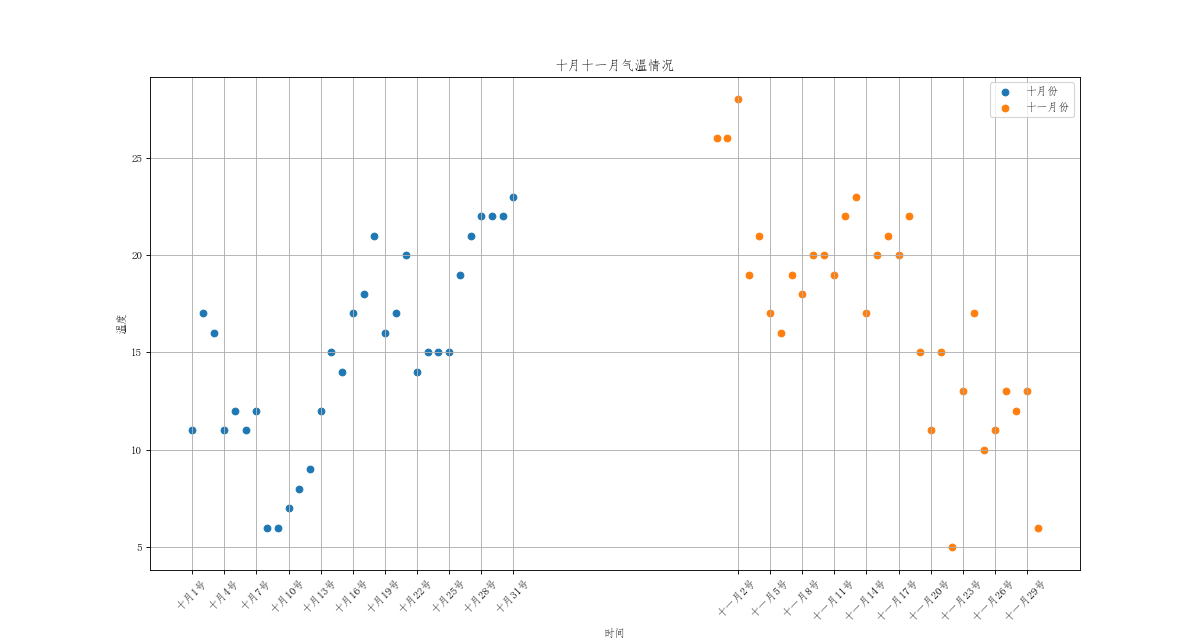

Here is the Python script that generated this plot:
from matplotlib import pyplot as plt

import matplotlib

font = {'family': 'FangSong',
        'weight': 'bold',
        'size': '10'}

matplotlib.rc('font', **font)  # pass in the font dict as kwargs

y_10 = [11, 17, 16, 11, 12, 11, 12, 6, 6, 7, 8, 9, 12, 15, 14, 17, 18, 21, 16, 17, 20, 14, 15, 15, 15, 19, 21, 22, 22,
        22, 23]

y_11 = [26, 26, 28, 19, 21, 17, 16, 19, 18, 20, 20, 19, 22, 23, 17, 20, 21, 20, 22, 15, 11, 15, 5, 13, 17, 10, 11, 13,
        12, 13, 6]

print(len(y_10))
print(len(y_11))

plt.figure(figsize=(15, 8), dpi=80)

x_10 = range(1, 32)

x_11 = range(50, 81)

plt.scatter(x_10, y_10, label='十月份')
plt.scatter(x_11, y_11, label='十一月份')

plt.legend()

_x = list(x_10) + list(x_11)
_xticks_label = ["十月{}号".format(i) for i in x_10]
_xticks_label += ["十一月{}号".format(i-50) for i in x_11]

plt.xticks(_x[::3], _xticks_label[::3], rotation=45)

plt.xlabel("时间")
plt.ylabel("温度")
plt.title('十月十一月气温情况')

plt.grid()

plt.savefig('04-demo.png')

plt.show()
